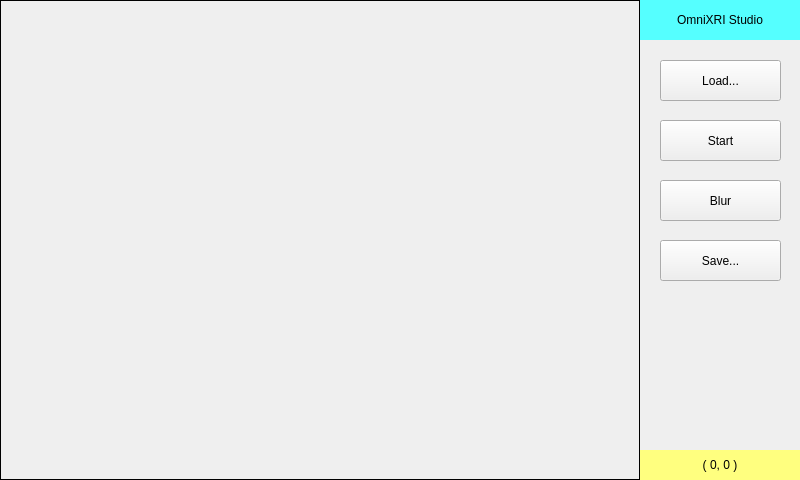
<?xml version="1.0" encoding="UTF-8"?>
<ui version="4.0">
 <class>MainWindow</class>
 <widget class="QMainWindow" name="MainWindow">
  <property name="geometry">
   <rect>
    <x>0</x>
    <y>0</y>
    <width>800</width>
    <height>480</height>
   </rect>
  </property>
  <property name="sizePolicy">
   <sizepolicy hsizetype="Preferred" vsizetype="Preferred">
    <horstretch>0</horstretch>
    <verstretch>0</verstretch>
   </sizepolicy>
  </property>
  <property name="windowTitle">
   <string>OpenCV 4.0 Pi Camera Test</string>
  </property>
  <widget class="QWidget" name="widget">
   <widget class="QLabel" name="pbxS">
    <property name="geometry">
     <rect>
      <x>0</x>
      <y>0</y>
      <width>640</width>
      <height>480</height>
     </rect>
    </property>
    <property name="frameShape">
     <enum>QFrame::Box</enum>
    </property>
    <property name="text">
     <string/>
    </property>
   </widget>
   <widget class="QLabel" name="label">
    <property name="geometry">
     <rect>
      <x>640</x>
      <y>0</y>
      <width>160</width>
      <height>40</height>
     </rect>
    </property>
    <property name="styleSheet">
     <string notr="true">background-color: rgb(85, 255, 255);</string>
    </property>
    <property name="text">
     <string>OmniXRI Studio</string>
    </property>
    <property name="alignment">
     <set>Qt::AlignCenter</set>
    </property>
   </widget>
   <widget class="QPushButton" name="btnStart">
    <property name="geometry">
     <rect>
      <x>660</x>
      <y>120</y>
      <width>121</width>
      <height>41</height>
     </rect>
    </property>
    <property name="text">
     <string>Start</string>
    </property>
   </widget>
   <widget class="QPushButton" name="btnSave">
    <property name="geometry">
     <rect>
      <x>660</x>
      <y>240</y>
      <width>121</width>
      <height>41</height>
     </rect>
    </property>
    <property name="text">
     <string>Save...</string>
    </property>
   </widget>
   <widget class="QPushButton" name="btnBlur">
    <property name="geometry">
     <rect>
      <x>660</x>
      <y>180</y>
      <width>121</width>
      <height>41</height>
     </rect>
    </property>
    <property name="text">
     <string>Blur</string>
    </property>
   </widget>
   <widget class="QPushButton" name="btnLoad">
    <property name="geometry">
     <rect>
      <x>660</x>
      <y>60</y>
      <width>121</width>
      <height>41</height>
     </rect>
    </property>
    <property name="text">
     <string>Load...</string>
    </property>
   </widget>
   <widget class="QLabel" name="labMousePos">
    <property name="geometry">
     <rect>
      <x>640</x>
      <y>450</y>
      <width>160</width>
      <height>30</height>
     </rect>
    </property>
    <property name="styleSheet">
     <string notr="true">background-color: rgb(255, 255, 127);</string>
    </property>
    <property name="text">
     <string>( 0, 0 )</string>
    </property>
    <property name="alignment">
     <set>Qt::AlignCenter</set>
    </property>
   </widget>
  </widget>
 </widget>
 <layoutdefault spacing="6" margin="11"/>
 <resources/>
 <connections/>
</ui>
